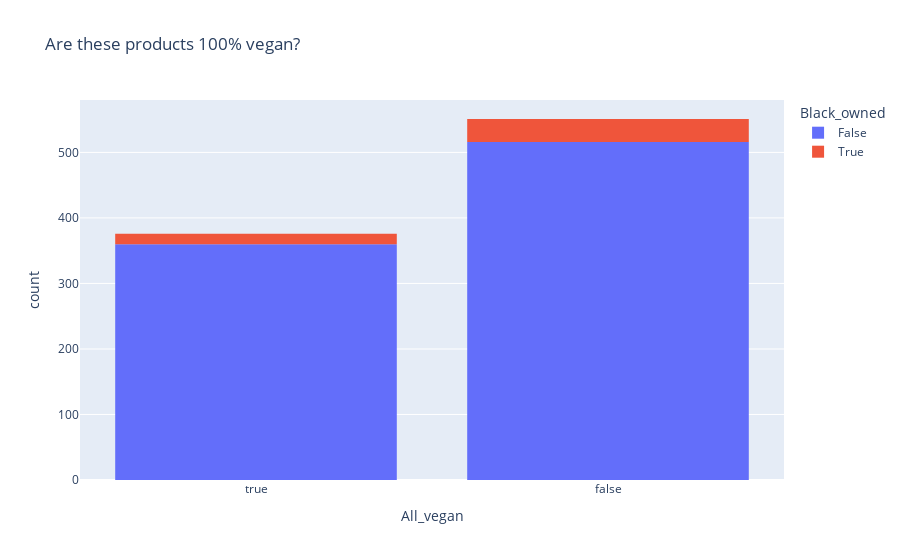

The code cell stored with this chart in its notebook:
### Code cell
# check out vegan brand values, along with which are black-owned
fig = px.histogram(brand_df, x='All_vegan', color="Black_owned", category_orders={'All_vegan': [True, False]}, title='Are these products 100% vegan?')
fig.show();

### Figure 1 — Plotly figure (JSON) as saved in the notebook; plotly's stock layout.template omitted (floating-point values rounded to 4 significant figures; data arrays with more than 128 entries replaced by an {"elided": "..."} marker saying what was removed)
{"data": [{"alignmentgroup": "True", "bingroup": "x", "hovertemplate": "Black_owned=False<br>All_vegan=%{x}<br>count=%{y}<extra></extra>", "legendgroup": "False", "marker": {"color": "#636efa", "pattern": {"shape": ""}}, "name": "False", "offsetgroup": "False", "orientation": "v", "showlegend": true, "type": "histogram", "x": {"elided": "876 bool values"}, "xaxis": "x", "yaxis": "y"}, {"alignmentgroup": "True", "bingroup": "x", "hovertemplate": "Black_owned=True<br>All_vegan=%{x}<br>count=%{y}<extra></extra>", "legendgroup": "True", "marker": {"color": "#EF553B", "pattern": {"shape": ""}}, "name": "True", "offsetgroup": "True", "orientation": "v", "showlegend": true, "type": "histogram", "x": [false, false, true, false, false, false, false, false, false, false, true, true, true, false, false, false, false, true, false, false, false, false, false, false, false, false, true, false, false, false, true, true, true, false, false, true, false, false, false, true, true, false, false, true, true, false, true, true, false, false, false], "xaxis": "x", "yaxis": "y"}], "layout": {"barmode": "relative", "legend": {"title": {"text": "Black_owned"}, "tracegroupgap": 0}, "title": {"text": "Are these products 100% vegan?"}, "xaxis": {"anchor": "y", "categoryarray": [true, false], "categoryorder": "array", "domain": [0, 1], "title": {"text": "All_vegan"}}, "yaxis": {"anchor": "x", "domain": [0, 1], "title": {"text": "count"}}}}
